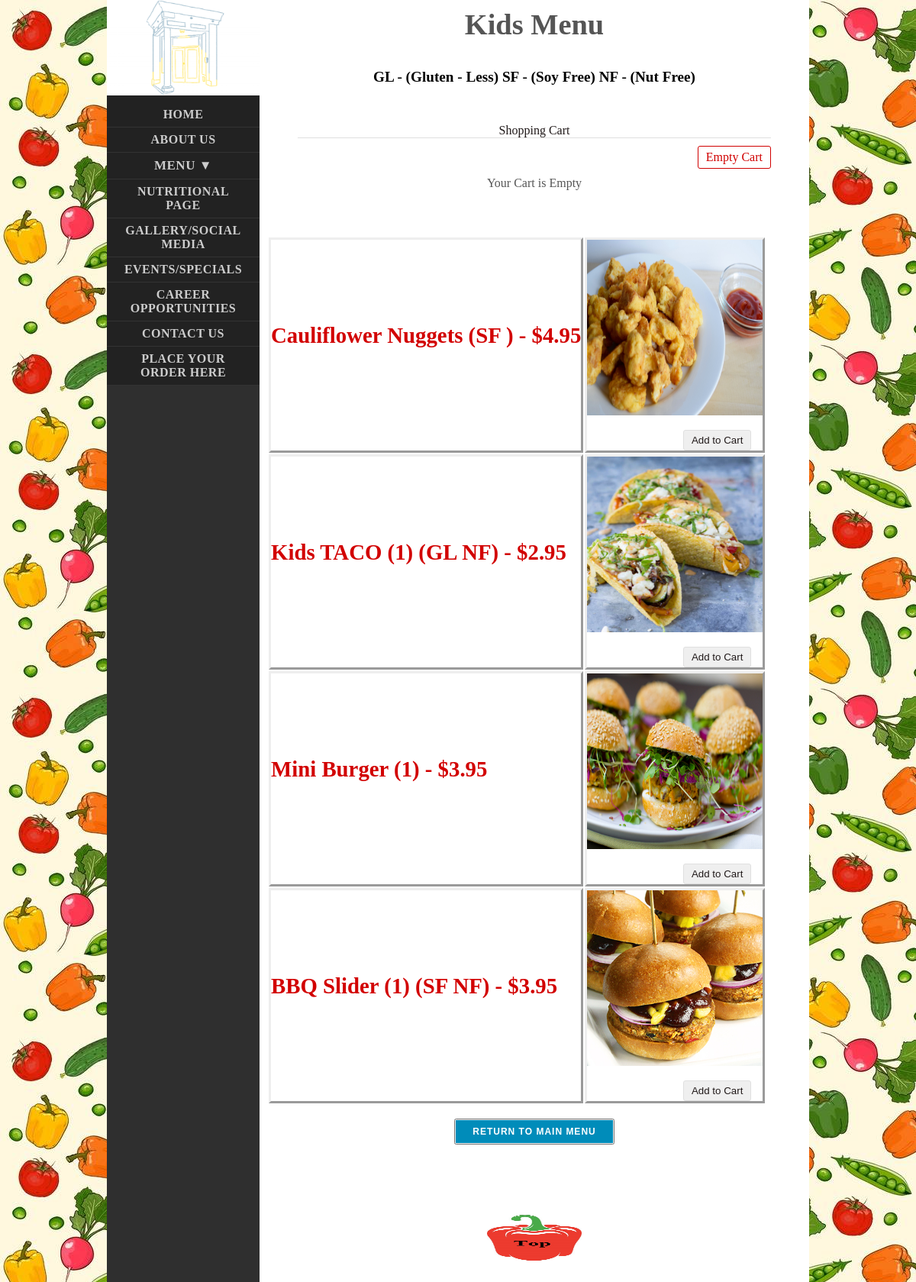
The app's page /kids_menu.php with its own data.
### tables this page shows
CREATE TABLE `tblproduct` (
  `id` int(11) NOT NULL,
  `name` varchar(256) NOT NULL,
  `category` varchar(255) NOT NULL,
  `description` varchar(255) DEFAULT NULL,
  `image` text NOT NULL,
  `price` double(10,2) NOT NULL,
  `display_sequence` int(11) NOT NULL
);

### dbcontroller.php (called while the page is built, shortened)
<?php
class DBController {
	private $host = "localhost";
	private $user = "root";
	private $password = "";
	private $database = "magnificent_mushroom";
	private $conn;
	function __construct() {
		$this->conn = $this->connectDB();
	}
	function connectDB() {
		$conn = mysqli_connect($this->host,$this->user,$this->password,$this->database);
		return $conn;
	}
        function runQuery($query) {
		$result = mysqli_query($this->conn,$query);
		while($row=mysqli_fetch_assoc($result)) {
			$resultset[] = $row;
		}
		if(!empty($resultset))
			return $resultset;
	}
}
?>

### shoppingCart.php (called while the page is built, shortened)
<?php
require_once("dbcontroller.php");
$db_handle = new DBController();
?>

### kids_menu.php (the view, shortened to what this page needs)
<?php include_once 'shoppingCart.php'; ?>
<!DOCTYPE html>
<html lang="en">
    <head>
        <link href="styles.css" rel="stylesheet" type="text/css">
    </head>
    <a name="toppage">
        <body>
            <main id="body" class="width">
                <aside id="sidebar" class="column-left">
                    <header>
                        <h1><a href="index.php"><img src="assets/Logo.jpg"   style="width:200px;height:125px;"></a></h1>
                    </header>
                    <nav id="mainnav">
                        <ul>
                            <li><a href="index.php">HOME</a></li>
                            <li><a href="about_us.html">About Us</a></li>
                            <li class="dropdown">
                                <button class="dropdown-btn">Menu &#9660;
                                </button>
                            </li>
                            <li><a href="NutritionalPage.html">Nutritional Page</a></li>
                            <li><a href="gallery_and_social_media.html">Gallery/Social Media</a></li>
                            <li><a href="Events.html">Events/Specials</a></li>
                            <li><a href="Careers.html">Career Opportunities</a></li>
                            <li><a href="contact_us.html">Contact Us</a></li>
                            <li><a href="shopping_cart.php">Place Your Order Here</a></li>
                        </ul>
                    </nav>
                </aside>
                <main id="content" class="column-right">
                    <h1 align="center">Kids Menu</h1>
                    <br>
                    <br>
                    <h5 align ="center">GL - (Gluten - Less)    SF - (Soy Free)   NF - (Nut Free)</h5>
                    <?php $page = "kids_menu";  include_once('displayShoppingCart.php'); ?>
                    <table class="bordermenu">
                        <div id="product-grid">
                            <?php
                            $query = "SELECT * FROM tblproduct ";
                            $query .= " WHERE category = 'kids_menu' ";
                            $query .= " ORDER BY display_sequence;";
                            $product_array = $db_handle->runQuery($query);
                            if (!empty($product_array)) {
                                echo "<table class=\"bordermenu\">";
                                foreach ($product_array as $key => $value) {
                                    echo "<tr>";
                                    ?>
                                    <div class="product-item">
                                        <div class="product-title">
                                            <td><h3><?php echo $product_array[$key]["name"] . " - $" . $product_array[$key]["price"]; ?></h3>
                                                <p><?php echo $product_array[$key]["description"]; ?></p></td>
                                        </div>
                                        <td>
                                            <img src="<?php echo $product_array[$key]["image"]; ?>" class="bordering">
                                            <div class="product-tile-footer">
                                                <div class="cart-action">
                                                    <form method="post" action="kids_menu.php?action=add&id=<?php echo $product_array[$key]["id"]; ?>">
                                                        <input type="submit" value="Add to Cart" class="btnAddAction" />
                                                    </form>
                                                </div>
                                            </div>
                                        </td>
                                    </div>
                                    <?php
                                    echo "</tr>";
                                }
                                echo "</tr></table>";
                            }
                            ?>
                        </div>
                    </table>
                    <br>
                    <div class="btn-group-wrap">
                        <div class="btn-group">
                            <button align="center"><a href="menu.html" class="button"><b>Return to Main Menu</a></button>
                        </div>
                    </div>
                    <footer class="clear">
                        <br><br><br><br><a href="#toppage"><img src="assets/Red_Pepper.jpg" width="124" height="60" class="centerfooter"><a/>
                    </footer>
                </main>
            </main>
        </body>
</html>

### styles.css (style rules this page uses)
body { margin: 0px auto; background-image: url("assets/Vegetable_Background.jpg"); padding: 0px; font-family: Georgia, "Times New Roman", Times, serif; font-size: 1.0em; color: #555; }
.btnAddAction { padding: 5px 10px; margin-left: 5px; background-color: #efefef; border: #E0E0E0 1px solid; color: #211a1a; float: right; text-decoration: none; border-radius: 3px; cursor: pointer; }
.product-title { margin-bottom: 20px; }
.cart-action { float: right; }
.product-tile-footer { padding: 15px 15px 0px 15px; overflow: auto; }
* { margin: 0; padding: 0; }
a { color: #B80000; }
a.button { background-color: #008CBA; border-radius: 0px; color: #FFFFFF; display: inline-block; font-weight: bold; padding: 8px 22px; font-size: 0.9em; letter-spacing: 1px; text-decoration: none; text-transform: uppercase; border: 0px solid #008CBA; }
.btn-group-wrap { text-align: center; }
div.btn-group { margin: 0 auto; text-align: center; width: inherit; display: inline-block; }
nav#mainnav .dropdown-btn { text-align: center; font-size: 17px; display: block; border: none; background: none; width: 100%; font-family: "Racing Sans One", garamond, "times new roman", times, serif; cursor: pointer; outline: none; color: #ccc; display: block; padding: 7px 17px; text-align: center; text-transform: uppercase; font-weight: bold; text-decoration: none; letter-spacing: 0.5px; }
h1 { font-size: 2.4em; }
h3 { color: #D20000; font-size: 1.8em; font-family: "Racing Sans One", garamond, "times new roman", times, serif; padding-bottom: 10px; }
h5 { padding-bottom: 10px; font-size: 1.2em; color: #000; }
ul, ol { margin: 0 0 35px 35px; }
li { padding-bottom: 5px; }
.width { width: 920px; margin: 0 auto; }
header { padding: 0px 0 0px; margin: 0 auto; }
header h1 { text-align: center; }
header h1 a, header h1 a:hover, header h1 a:visited { color: #fff; text-decoration: none; }
main#body { padding: 0; background: #2f2f2f; }
main#content { width: 700px; padding: 10px; background-color: #fff; }
.column-left { float: left; }
.column-right { float: right; }
aside#sidebar { background: #222; width: 200px; position: fixed; }
nav#mainnav ul { padding: 0; margin: 0; list-style: none; }
nav#mainnav li { padding: 0; border-bottom: 1px solid #333; }
nav#mainnav li a { color: #ccc; display: block; padding: 7px 17px; text-align: center; text-transform: uppercase; font-weight: bold; text-decoration: none; letter-spacing: 0.5px; }
footer { padding: 20px 0px; }
.centerfooter { display: block; margin-left: auto; margin-right: auto; font-style: bold; }
table.bordermenu td { border-style: outset; text-align: left; }
.bordering { height: 230px; width: 230px; }
.clear:after { display: block; clear: both; visibility: hidden; line-height: 0; height: 0; }
.clear { clear: both; display: inline-block; }
.clear { display: block; }

### records on screen
tblproduct: name "Cauliflower Nuggets (SF )", price "4.95", image (picture)
tblproduct: name "Kids TACO (1) (GL NF)", price "2.95", image (picture)
tblproduct: name "Mini Burger (1)", price "3.95", image (picture)
tblproduct: name "BBQ Slider (1) (SF NF)", price "3.95", image (picture)
